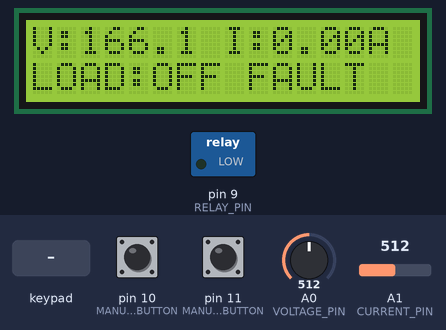
The sketch below on a simulated Arduino Uno, built with avr-gcc and run on an emulated ATmega328P. Parts: 16×2 character LCD, switched loads named in the sketch (green lamp = pin HIGH). The inputs (shaded band) are chosen by the test bench; at power-on: pin 10 (MANUAL_OFF_BUTTON) HIGH, pin 11 (MANUAL_ON_BUTTON) HIGH, A0 (VOLTAGE_PIN) = 512, A1 (CURRENT_PIN) = 512. What the sketch prints to the serial monitor is not drawn.

Above: at 5.5 s.
5.6 s: keypad keys 1 3 9 7 pressed 0.4 s apart
At 7.9 s:
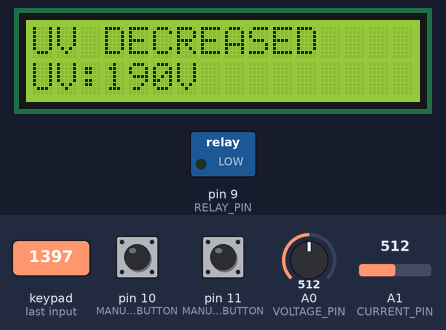
10.1 s: pin 10 (MANUAL_OFF_BUTTON) pulled LOW for 0.15 s
At 11.1 s:
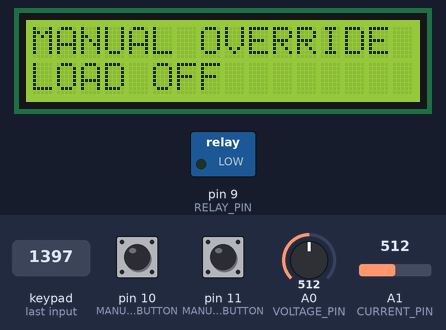
13.2 s: pin 11 (MANUAL_ON_BUTTON) pulled LOW for 0.15 s
At 14.3 s:
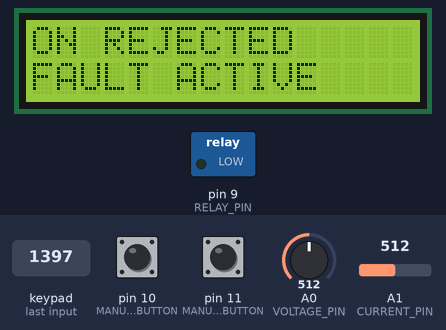
16.3 s: key '8' pressed
At 17.2 s:
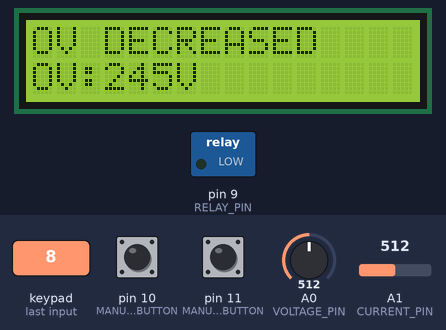
19.3 s: keypad keys 2 3 4 5 pressed 0.4 s apart
At 20.3 s:
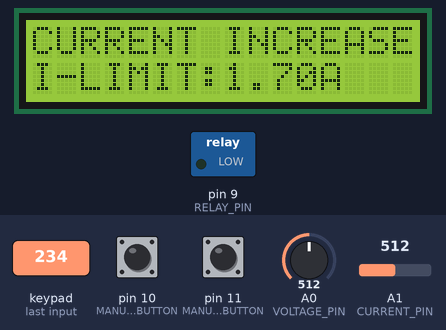
22.4 s: A0 (VOLTAGE_PIN) set to 581
At 25.38 s:
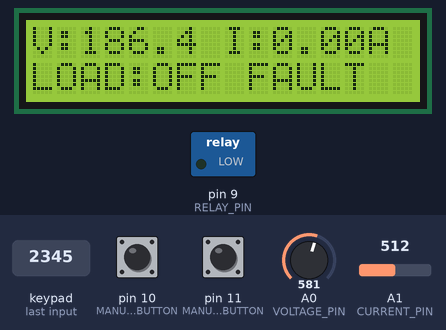
25.4 s: A0 (VOLTAGE_PIN) set to 606
Timing chart, 0 to 28.4 s (numbered marks = the images above; inputs shaded):
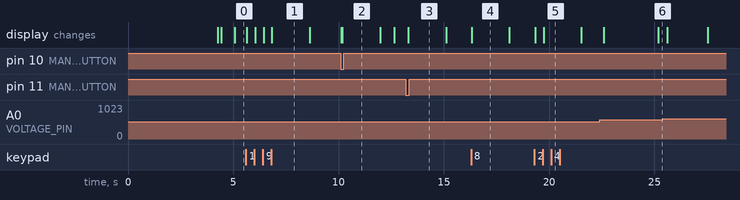

Measured:
- after the input at 5.6 s, the display: first changes at once (image 1 shows a later state)
- after the input at 10.1 s, the display: first differs from a run without the input after 0.09 s (image 2)
- after the input at 13.2 s, the display: changes after 0.11 s (image 3)
- after the input at 16.3 s, the display: changes at once (image 4)
- after the input at 19.3 s, the display: first changes at once (image 5 shows a later state)
- after the input at 22.4 s, the display: first differs from a run without the input after 2.8 s (image 6)
- what the display in image 1 shows lasts 1.8 s, from 6.8 s to 8.6 s

The sketch:

sketch_oct10a.ino
```cpp
#include <LiquidCrystal.h>
#include <Keypad.h>
#include <math.h>
#include <stdlib.h>
#include <string.h>
#include <ctype.h>

// ---------------- PIN CONFIGURATION ----------------

const byte VOLTAGE_PIN = A0;
const byte CURRENT_PIN = A1;
const byte RELAY_PIN = 9;

const byte MANUAL_OFF_BUTTON = 10;
const byte MANUAL_ON_BUTTON = 11;

// LCD: RS, E, D4, D5, D6, D7
LiquidCrystal lcd(13, 12, A5, A4, A3, A2);

// ---------------- KEYPAD CONFIGURATION ----------------

const byte ROWS = 4;
const byte COLS = 3;

char keymap[ROWS][COLS] = {
  {'1', '2', '3'},
  {'4', '5', '6'},
  {'7', '8', '9'},
  {'*', '0', '#'}
};

// Rows A, B, C, D; columns 1, 2, 3
byte rowPins[ROWS] = {2, 3, 4, 5};
byte colPins[COLS] = {6, 7, 8};

Keypad keypad = Keypad(
  makeKeymap(keymap),
  rowPins,
  colPins,
  ROWS,
  COLS
);

// ---------------- SENSOR CONFIGURATION ----------------

const float ADC_REFERENCE = 5.0;
const float ADC_MAX = 1023.0;

// Calibration: 190 V AC -> 2.90 V at A0
//              250 V AC -> 3.90 V at A0

const float CAL_VOLTAGE_LOW = 190.0;
const float CAL_SENSOR_LOW = 2.90;
const float CAL_VOLTAGE_HIGH = 250.0;
const float CAL_SENSOR_HIGH = 3.90;

const float ACS712_SENSITIVITY = 0.185;

const unsigned long RMS_WINDOW_MS = 20;
const unsigned long DEBOUNCE_MS = 35;
const unsigned long STARTUP_CALIBRATION_MS = 3000;

// ---------------- PROTECTION THRESHOLDS ----------------

float undervoltageLimit = 190.0;
float overvoltageLimit = 250.0;
float currentLimit = 1.65;

// ---------------- MEASURED VALUES ----------------

float currentZeroOffset = 2.502;
float sensorVoltage = 0.0;
float measuredVoltage = 0.0;
float measuredCurrent = 0.0;

// ---------------- CONTROL STATES ----------------

// D9 HIGH = load ON
// D9 LOW  = load OFF

bool loadConnected = false;
bool faultLatched = false;
bool manualOff = false;
bool manualOnRequested = false;

bool activeFaultNow = false;
bool previousActiveFault = false;
bool protectionReady = false;

// ---------------- BUTTON STATES ----------------

// Active LOW: released = HIGH, pressed = LOW

bool lastD10Reading = HIGH;
bool stableD10State = HIGH;
unsigned long lastD10Change = 0;

bool lastD11Reading = HIGH;
bool stableD11State = HIGH;
unsigned long lastD11Change = 0;

// ---------------- LCD STATE ----------------

unsigned long lastDisplayRefresh = 0;
const unsigned long DISPLAY_REFRESH_MS = 200;
const unsigned long PAGE_DURATION_MS = 2500;

bool displayMessageActive = false;
unsigned long displayMessageUntil = 0;

char displayMessageLine1[17] = "";
char displayMessageLine2[17] = "";

// ---------------- SERIAL INPUT ----------------

char commandBuffer[40];
byte commandIndex = 0;

// --------------------------------------------------
// RELAY CONTROL
// --------------------------------------------------

void setLoad(bool connected) {
  digitalWrite(RELAY_PIN, connected ? HIGH : LOW);
  loadConnected = connected;
}

// --------------------------------------------------
// VOLTAGE SENSOR
// --------------------------------------------------

float readVoltageSensor() {
  long total = 0;

  for (int i = 0; i < 10; i++) {
    total += analogRead(VOLTAGE_PIN);
  }

  float adcValue = total / 10.0;

  return adcValue * ADC_REFERENCE / ADC_MAX;
}

float convertSensorToACVoltage(float voltage) {
  return CAL_VOLTAGE_LOW +
         (voltage - CAL_SENSOR_LOW) *
         (CAL_VOLTAGE_HIGH - CAL_VOLTAGE_LOW) /
         (CAL_SENSOR_HIGH - CAL_SENSOR_LOW);
}

// --------------------------------------------------
// CURRENT SENSOR
// --------------------------------------------------

float readCurrentRMS() {
  unsigned long startTime = millis();
  double sumSquares = 0.0;
  unsigned long sampleCount = 0;

  while (millis() - startTime < RMS_WINDOW_MS) {
    float adcValue = analogRead(CURRENT_PIN);
    float outputVoltage = adcValue * ADC_REFERENCE / ADC_MAX;

    float current =
        (outputVoltage - currentZeroOffset) /
        ACS712_SENSITIVITY;

    sumSquares += (double)current * current;
    sampleCount++;
  }

  if (sampleCount == 0) {
    return 0.0;
  }

  return sqrt(sumSquares / sampleCount);
}

// --------------------------------------------------
// LCD HELPERS
// --------------------------------------------------

void printLcdLine(byte row, const char *text) {
  lcd.setCursor(0, row);

  byte count = 0;

  while (*text && count < 16) {
    lcd.print(*text++);
    count++;
  }

  while (count < 16) {
    lcd.print(' ');
    count++;
  }
}

void showMessage(const char *line1, const char *line2) {
  strncpy(displayMessageLine1, line1, 16);
  displayMessageLine1[16] = '\0';

  strncpy(displayMessageLine2, line2, 16);
  displayMessageLine2[16] = '\0';

  displayMessageActive = true;
  displayMessageUntil = millis() + 1800;

  printLcdLine(0, displayMessageLine1);
  printLcdLine(1, displayMessageLine2);
}

void showVoltageThreshold(
    const char *title,
    const char *label,
    float value) {

  char valueText[8];
  char line2[17];

  dtostrf(value, 3, 0, valueText);
  snprintf(line2, sizeof(line2), "%s:%sV", label, valueText);

  showMessage(title, line2);
}

void showCurrentThreshold(const char *title) {
  char valueText[8];
  char line2[17];

  dtostrf(currentLimit, 4, 2, valueText);
  snprintf(line2, sizeof(line2), "I-LIMIT:%sA", valueText);

  showMessage(title, line2);
}

// --------------------------------------------------
// LCD STATUS DISPLAY
// --------------------------------------------------

void updateDisplay() {
  unsigned long now = millis();

  if (displayMessageActive) {
    if ((long)(now - displayMessageUntil) < 0) {
      return;
    }

    displayMessageActive = false;
  }

  if (now - lastDisplayRefresh < DISPLAY_REFRESH_MS) {
    return;
  }

  lastDisplayRefresh = now;

  byte page = (now / PAGE_DURATION_MS) % 2;

  char voltageText[8];
  char currentText[8];
  char uvText[8];
  char ovText[8];
  char limitText[8];
  char line1[17];
  char line2[17];

  if (!protectionReady) {
    strcpy(line1, "STARTUP DELAY");
    strcpy(line2, "Calibrating...");
  }
  else if (page == 0) {
    dtostrf(measuredVoltage, 5, 1, voltageText);
    dtostrf(measuredCurrent, 4, 2, currentText);

    snprintf(line1, sizeof(line1),
             "V:%s I:%sA", voltageText, currentText);

    if (activeFaultNow) {
      strcpy(line2, "LOAD:OFF FAULT");
    }
    else if (faultLatched) {
      strcpy(line2, "LOAD:OFF LOCKOUT");
    }
    else if (manualOff) {
      strcpy(line2, "LOAD:OFF MANUAL");
    }
    else {
      strcpy(line2, "LOAD:ON SAFE");
    }
  }
  else {
    dtostrf(undervoltageLimit, 3, 0, uvText);
    dtostrf(overvoltageLimit, 3, 0, ovText);
    dtostrf(currentLimit, 4, 2, limitText);

    snprintf(line1, sizeof(line1),
             "UV:%sV OV:%sV", uvText, ovText);

    snprintf(line2, sizeof(line2),
             "IL:%sA F:%s",
             limitText,
             (activeFaultNow || faultLatched) ? "ON" : "OFF");
  }

  printLcdLine(0, line1);
  printLcdLine(1, line2);
}

// --------------------------------------------------
// KEYPAD THRESHOLD ADJUSTMENT
// --------------------------------------------------

void handleKeypad() {
  char key = keypad.getKey();

  if (key == NO_KEY) {
    return;
  }

  float candidate;

  // 1: Increase undervoltage threshold by 5 V
  if (key == '1') {
    candidate = undervoltageLimit + 5.0;

    if (candidate < overvoltageLimit) {
      undervoltageLimit = candidate;
      showVoltageThreshold("UV INCREASED", "UV", undervoltageLimit);

      Serial.print(F("UV set to "));
      Serial.println(undervoltageLimit, 0);
    } else {
      showMessage("UV NOT CHANGED", "Must be below OV");
    }
  }

  // 7: Decrease undervoltage threshold by 5 V
  else if (key == '7') {
    candidate = undervoltageLimit - 5.0;

    if (candidate >= 100.0) {
      undervoltageLimit = candidate;
      showVoltageThreshold("UV DECREASED", "UV", undervoltageLimit);

      Serial.print(F("UV set to "));
      Serial.println(undervoltageLimit, 0);
    } else {
      showMessage("UV MINIMUM", "100 V");
    }
  }

  // 2: Increase overvoltage threshold by 5 V
  else if (key == '2') {
    candidate = overvoltageLimit + 5.0;

    if (candidate <= 300.0) {
      overvoltageLimit = candidate;
      showVoltageThreshold("OV INCREASED", "OV", overvoltageLimit);

      Serial.print(F("OV set to "));
      Serial.println(overvoltageLimit, 0);
    } else {
      showMessage("OV MAXIMUM", "300 V");
    }
  }

  // 8: Decrease overvoltage threshold by 5 V
  else if (key == '8') {
    candidate = overvoltageLimit - 5.0;

    if (candidate > undervoltageLimit) {
      overvoltageLimit = candidate;
      showVoltageThreshold("OV DECREASED", "OV", overvoltageLimit);

      Serial.print(F("OV set to "));
      Serial.println(overvoltageLimit, 0);
    } else {
      showMessage("OV NOT CHANGED", "Must be above UV");
    }
  }

  // 3: Increase current threshold by 0.05 A
  else if (key == '3') {
    candidate = round((currentLimit + 0.05) * 100.0) / 100.0;

    if (candidate <= 5.00) {
      currentLimit = candidate;
      showCurrentThreshold("CURRENT INCREASED");

      Serial.print(F("Current limit set to "));
      Serial.println(currentLimit, 2);
    } else {
      showMessage("CURRENT MAXIMUM", "5.00 A");
    }
  }

  // 9: Decrease current threshold by 0.05 A
  else if (key == '9') {
    candidate = round((currentLimit - 0.05) * 100.0) / 100.0;

    if (candidate >= 0.10) {
      currentLimit = candidate;
      showCurrentThreshold("CURRENT DECREASED");

      Serial.print(F("Current limit set to "));
      Serial.println(currentLimit, 2);
    } else {
      showMessage("CURRENT MINIMUM", "0.10 A");
    }
  }
}

// --------------------------------------------------
// BUTTON DEBOUNCING
// --------------------------------------------------

bool buttonPressed(
    byte pin,
    bool &lastReading,
    bool &stableState,
    unsigned long &lastChangeTime) {

  bool reading = digitalRead(pin);

  if (reading != lastReading) {
    lastChangeTime = millis();
    lastReading = reading;
  }

  if (millis() - lastChangeTime >= DEBOUNCE_MS) {
    if (reading != stableState) {
      stableState = reading;

      if (stableState == LOW) {
        return true;
      }
    }
  }

  return false;
}

// --------------------------------------------------
// SERIAL STATUS AND HELP
// --------------------------------------------------

void printStatus() {
  Serial.println();
  Serial.println(F("===== VOLTAGE PROTECTOR STATUS ====="));

  Serial.print(F("Voltage: "));
  Serial.print(measuredVoltage, 1);
  Serial.println(F(" V"));

  Serial.print(F("Current: "));
  Serial.print(measuredCurrent, 3);
  Serial.println(F(" A RMS"));

  Serial.print(F("UV limit: "));
  Serial.println(undervoltageLimit, 1);

  Serial.print(F("OV limit: "));
  Serial.println(overvoltageLimit, 1);

  Serial.print(F("Current limit: "));
  Serial.println(currentLimit, 2);

  Serial.print(F("Load: "));
  Serial.println(loadConnected ? F("ON") : F("OFF"));

  Serial.print(F("Fault lockout: "));
  Serial.println(faultLatched ? F("ACTIVE") : F("CLEAR"));

  Serial.print(F("Manual OFF: "));
  Serial.println(manualOff ? F("ACTIVE") : F("INACTIVE"));

  Serial.println(F("===================================="));
}

void printHelp() {
  Serial.println();
  Serial.println(F("Commands:"));
  Serial.println(F("ON"));
  Serial.println(F("OFF"));
  Serial.println(F("STATUS"));
  Serial.println(F("HELP"));
  Serial.println(F("SET_UV 190"));
  Serial.println(F("SET_OV 250"));
  Serial.println(F("SET_I 1.60"));
}

// --------------------------------------------------
// NUMBER PARSER
// --------------------------------------------------

bool parseNumber(char *text, float *result) {
  char *p = text;
  float value = 0.0;
  float sign = 1.0;
  bool digitFound = false;

  while (*p == ' ') {
    p++;
  }

  if (*p == '-') {
    sign = -1.0;
    p++;
  } else if (*p == '+') {
    p++;
  }

  while (isdigit((unsigned char)*p)) {
    digitFound = true;
    value = value * 10.0 + (*p - '0');
    p++;
  }

  if (*p == '.') {
    p++;

    float place = 0.1;

    while (isdigit((unsigned char)*p)) {
      digitFound = true;
      value += (*p - '0') * place;
      place *= 0.1;
      p++;
    }
  }

  while (*p == ' ') {
    p++;
  }

  if (!digitFound || *p != '\0' || !isfinite(value)) {
    return false;
  }

  *result = value * sign;
  return true;
}

// --------------------------------------------------
// SERIAL COMMAND PROCESSING
// --------------------------------------------------

void processCommand(char *command) {
  while (*command == ' ') {
    command++;
  }

  for (char *p = command; *p; p++) {
    *p = toupper((unsigned char)*p);
  }

  if (strcmp(command, "ON") == 0) {
    manualOnRequested = true;
    Serial.println(F("ON request received."));
    return;
  }

  if (strcmp(command, "OFF") == 0) {
    manualOff = true;
    manualOnRequested = false;
    setLoad(false);

    Serial.println(F("MANUAL OVERRIDE: LOAD OFF"));
    showMessage("MANUAL OVERRIDE", "LOAD OFF");
    return;
  }

  if (strcmp(command, "STATUS") == 0) {
    printStatus();
    return;
  }

  if (strcmp(command, "HELP") == 0) {
    printHelp();
    return;
  }

  char *separator = strchr(command, ' ');

  if (separator == NULL) {
    Serial.println(F("Unknown command. Type HELP."));
    return;
  }

  *separator = '\0';
  char *valueText = separator + 1;
  float value;

  if (!parseNumber(valueText, &value)) {
    Serial.println(F("Invalid number."));
    return;
  }

  if (strcmp(command, "SET_UV") == 0) {
    if (value < 100.0 || value >= overvoltageLimit) {
      Serial.println(F("Rejected UV value."));
      return;
    }

    undervoltageLimit = value;

    Serial.print(F("UV limit set to "));
    Serial.println(undervoltageLimit, 1);

    showVoltageThreshold("UV SET", "UV", undervoltageLimit);
  }
  else if (strcmp(command, "SET_OV") == 0) {
    if (value > 300.0 || value <= undervoltageLimit) {
      Serial.println(F("Rejected OV value."));
      return;
    }

    overvoltageLimit = value;

    Serial.print(F("OV limit set to "));
    Serial.println(overvoltageLimit, 1);

    showVoltageThreshold("OV SET", "OV", overvoltageLimit);
  }
  else if (strcmp(command, "SET_I") == 0) {
    if (value < 0.10 || value > 5.00) {
      Serial.println(F("Rejected current limit."));
      return;
    }

    currentLimit = value;

    Serial.print(F("Current limit set to "));
    Serial.println(currentLimit, 2);

    showCurrentThreshold("CURRENT SET");
  }
  else {
    Serial.println(F("Unknown command. Type HELP."));
  }
}

void readSerialCommands() {
  while (Serial.available() > 0) {
    char incoming = Serial.read();

    if (incoming == '\r' || incoming == '\n') {
      if (commandIndex > 0) {
        commandBuffer[commandIndex] = '\0';
        processCommand(commandBuffer);
        commandIndex = 0;
      }
    }
    else if (commandIndex < sizeof(commandBuffer) - 1) {
      commandBuffer[commandIndex++] = incoming;
    }
    else {
      commandIndex = 0;
      Serial.println(F("Command too long."));
    }
  }
}

// --------------------------------------------------
// STARTUP CALIBRATION
// --------------------------------------------------

void calibrateCurrentSensor() {
  setLoad(false);

  printLcdLine(0, "STARTUP DELAY");
  printLcdLine(1, "Wait 3 seconds");

  Serial.println(F("Startup delay: 3 seconds."));
  Serial.println(F("Load remains OFF during calibration."));

  unsigned long startTime = millis();

  while (millis() - startTime < STARTUP_CALIBRATION_MS) {
    setLoad(false);
    readSerialCommands();
    delay(5);
  }

  double offsetSum = 0.0;
  const int calibrationSamples = 500;

  for (int i = 0; i < calibrationSamples; i++) {
    offsetSum +=
        analogRead(CURRENT_PIN) * ADC_REFERENCE / ADC_MAX;

    delay(2);
  }

  currentZeroOffset = offsetSum / calibrationSamples;

  Serial.print(F("Current sensor zero offset: "));
  Serial.print(currentZeroOffset, 3);
  Serial.println(F(" V"));

  Serial.println(F("Current sensor calibration complete."));
}

// --------------------------------------------------
// SETUP
// --------------------------------------------------

void setup() {
  digitalWrite(RELAY_PIN, LOW);
  pinMode(RELAY_PIN, OUTPUT);
  setLoad(false);

  pinMode(MANUAL_OFF_BUTTON, INPUT_PULLUP);
  pinMode(MANUAL_ON_BUTTON, INPUT_PULLUP);

  lcd.begin(16, 2);
  lcd.clear();

  Serial.begin(9600);

  Serial.println();
  Serial.println(F("MICROCONTROLLER VOLTAGE PROTECTOR"));

  protectionReady = false;
  calibrateCurrentSensor();

  // Initial measurements with the load disconnected.
  sensorVoltage = readVoltageSensor();
  measuredVoltage = convertSensorToACVoltage(sensorVoltage);
  measuredCurrent = readCurrentRMS();

  bool voltageFault =
      measuredVoltage < undervoltageLimit ||
      measuredVoltage > overvoltageLimit;

  bool currentFault = measuredCurrent > currentLimit;

  if (voltageFault || currentFault) {
    faultLatched = true;

    Serial.println(F("Startup fault detected. Load remains OFF."));

    if (voltageFault) {
      Serial.println(F("Check input voltage."));
    }

    if (currentFault) {
      Serial.println(F("Check current sensor offset and wiring."));
    }
  }

  protectionReady = true;

  printLcdLine(0, "System Ready");
  printLcdLine(1, "Checking limits");

  Serial.println(F("System ready."));
  printHelp();
}

// --------------------------------------------------
// MAIN LOOP
// --------------------------------------------------

void loop() {
  readSerialCommands();

  bool manualOffPressed = buttonPressed(
      MANUAL_OFF_BUTTON,
      lastD10Reading,
      stableD10State,
      lastD10Change
  );

  bool manualOnPressed = buttonPressed(
      MANUAL_ON_BUTTON,
      lastD11Reading,
      stableD11State,
      lastD11Change
  );

  if (manualOffPressed) {
    manualOff = true;
    manualOnRequested = false;
    setLoad(false);

    Serial.println(F("D10 PRESSED: LOAD OFF"));
    showMessage("MANUAL OVERRIDE", "LOAD OFF");
  }

  handleKeypad();

  sensorVoltage = readVoltageSensor();
  measuredVoltage = convertSensorToACVoltage(sensorVoltage);
  measuredCurrent = readCurrentRMS();

  bool undervoltageFault =
      measuredVoltage < undervoltageLimit;

  bool overvoltageFault =
      measuredVoltage > overvoltageLimit;

  bool currentFault =
      measuredCurrent > currentLimit;

  activeFaultNow =
      undervoltageFault ||
      overvoltageFault ||
      currentFault;

  if (activeFaultNow) {
    if (!previousActiveFault) {
      Serial.println();
      Serial.println(F("PROTECTION FAULT DETECTED!"));

      if (undervoltageFault) {
        Serial.println(F("FAULT: UNDERVOLTAGE"));
      }

      if (overvoltageFault) {
        Serial.println(F("FAULT: OVERVOLTAGE"));
      }

      if (currentFault) {
        Serial.println(F("FAULT: OVERCURRENT"));
      }

      Serial.println(F("LOAD DISCONNECTED."));
    }

    faultLatched = true;
    setLoad(false);
  }

  previousActiveFault = activeFaultNow;

  // D11 or ON acknowledges the fault and requests reconnection.
  // The request is accepted only after all fault conditions clear.
  bool onRequest =
      manualOnRequested ||
      (manualOnPressed && !manualOffPressed);

  if (onRequest) {
    if (!activeFaultNow && !manualOffPressed) {
      faultLatched = false;
      manualOff = false;

      Serial.println(F("ON REQUEST ACCEPTED."));
      Serial.println(F("Fault lockout cleared; load enabled."));
      showMessage("FAULT CLEARED", "LOAD TURNED ON");
    }
    else {
      Serial.println(F("ON REJECTED: FAULT STILL ACTIVE."));
      showMessage("ON REJECTED", "FAULT ACTIVE");
    }

    manualOnRequested = false;
  }

  // Final relay decision
  if (activeFaultNow || faultLatched || manualOff) {
    setLoad(false);
  }
  else {
    setLoad(true);
  }

  updateDisplay();

  delay(5);
}
```
